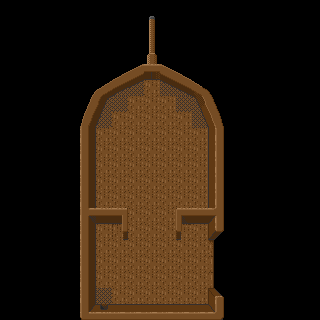

A 2D game scene composited from a Tiled map and its tileset images. What follows is a short description and the map's XML, with every tile layer's data as written:
An orthogonal 20x20 tile map with 16x16 px tiles, 2 tile layers (Boat, TrashZone), 2 tilesets and 12 objects (center, drop_zone0, a, b, c, ...).

<map version="1.2" tiledversion="1.2.1" orientation="orthogonal" renderorder="right-down" width="20" height="20" tilewidth="16" tileheight="16" infinite="0" nextlayerid="5" nextobjectid="34">
 <tileset firstgid="1" source="../WoodenTiles2.tsx" />
 <tileset firstgid="217" source="../Cargo.tsx" />
 <layer id="1" name="Boat" width="20" height="20">
  <data encoding="csv">
0,0,0,0,0,0,0,0,0,0,0,0,0,0,0,0,0,0,0,0,
0,0,0,0,0,0,0,0,0,73,0,0,0,0,0,0,0,0,0,0,
0,0,0,0,0,0,0,0,0,72,0,0,0,0,0,0,0,0,0,0,
0,0,0,0,0,0,0,0,0,71,0,0,0,0,0,0,0,0,0,0,
0,0,0,0,0,0,0,31,32,60,40,39,0,0,0,0,0,0,0,0,
0,0,0,0,0,27,28,29,30,3,38,37,36,35,0,0,0,0,0,0,
0,0,0,0,0,69,26,216,3,3,3,216,34,70,0,0,0,0,0,0,
0,0,0,0,0,65,66,3,3,3,3,3,67,68,0,0,0,0,0,0,
0,0,0,0,0,7,3,3,3,3,3,3,3,12,0,0,0,0,0,0,
0,0,0,0,0,7,3,3,3,3,3,3,3,12,0,0,0,0,0,0,
0,0,0,0,0,7,3,3,3,3,3,3,3,12,0,0,0,0,0,0,
0,0,0,0,0,7,3,3,3,3,3,3,3,12,0,0,0,0,0,0,
0,0,0,0,0,7,3,3,3,3,3,3,3,12,0,0,0,0,0,0,
0,0,0,0,0,17,19,42,3,3,3,46,19,16,0,0,0,0,0,0,
0,0,0,0,0,7,3,43,3,3,3,47,3,13,0,0,0,0,0,0,
0,0,0,0,0,7,3,3,3,3,3,3,3,0,0,0,0,0,0,0,
0,0,0,0,0,7,3,3,3,3,3,3,3,0,0,0,0,0,0,0,
0,0,0,0,0,7,3,3,3,3,3,3,3,0,0,0,0,0,0,0,
0,0,0,0,0,7,216,3,3,3,3,3,3,11,0,0,0,0,0,0,
0,0,0,0,0,21,22,23,23,23,23,23,23,24,0,0,0,0,0,0
</data>
 </layer>
 <layer id="2" name="TrashZone" width="20" height="20">
  <data encoding="csv">
0,0,0,0,0,0,0,0,0,0,0,0,0,0,0,0,0,0,0,0,
0,0,0,0,0,0,0,0,0,0,0,0,0,0,0,0,0,0,0,0,
0,0,0,0,0,0,0,0,0,0,0,0,0,0,0,0,0,0,0,0,
0,0,0,0,0,0,0,0,0,0,0,0,0,0,0,0,0,0,0,0,
0,0,0,0,0,0,0,0,0,0,0,0,0,0,0,0,0,0,0,0,
0,0,0,0,0,0,0,0,0,0,0,0,0,0,0,0,0,0,0,0,
0,0,0,0,0,0,0,0,0,0,0,0,0,0,0,0,0,0,0,0,
0,0,0,0,0,0,0,0,0,0,0,0,0,0,0,0,0,0,0,0,
0,0,0,0,0,0,0,0,0,0,0,0,0,0,0,0,0,0,0,0,
0,0,0,0,0,0,0,0,0,0,0,0,0,0,0,0,0,0,0,0,
0,0,0,0,0,0,0,0,0,0,0,0,0,0,0,0,0,0,0,0,
0,0,0,0,0,0,0,0,0,0,0,0,0,0,0,0,0,0,0,0,
0,0,0,0,0,0,0,0,0,0,0,0,0,0,0,0,0,0,0,0,
0,0,0,0,0,0,0,0,0,0,0,0,0,0,0,0,0,0,0,0,
0,0,0,0,0,0,0,0,0,0,0,0,0,0,0,0,0,0,0,0,
0,0,0,0,0,0,0,0,0,0,0,0,0,9,0,0,0,0,0,0,
0,0,0,0,0,0,0,0,0,0,0,0,0,10,0,0,0,0,0,0,
0,0,0,0,0,0,0,0,0,0,0,0,0,10,0,0,0,0,0,0,
0,0,0,0,0,0,0,0,0,0,0,0,0,0,0,0,0,0,0,0,
0,0,0,0,0,0,0,0,0,0,0,0,0,0,0,0,0,0,0,0
</data>
 </layer>
 <objectgroup id="3" name="KeyItems" opacity="0.4">
  <object id="1" name="center" x="153.5" y="197.5">
   <point />
  </object>
  <object id="2" name="drop_zone0" x="128.318" y="239.909" width="48" height="47.8182" />
 </objectgroup>
 <objectgroup id="4" name="Cargo">
  <properties>
   <property name="star1" type="int" value="20" />
   <property name="star2" type="int" value="33" />
   <property name="star3" type="int" value="38" />
  </properties>
  <object id="27" name="a" gid="224" x="98.1818" y="193.091" width="48" height="32" />
  <object id="22" name="b" gid="224" x="127.818" y="80.7273" width="48" height="32" rotation="90" />
  <object id="32" name="c" gid="238" x="191.333" y="207.667" width="16" height="16">
   <properties>
    <property name="infectable" type="bool" value="true" />
   </properties>
  </object>
  <object id="23" name="d" gid="224" x="96" y="112.364" width="48" height="32" rotation="90" />
  <object id="24" name="e" gid="224" x="206.727" y="113.091" width="48" height="32" rotation="180" />
  <object id="33" name="e2" gid="254" x="259" y="193" width="16" height="16" />
  <object id="25" name="f" gid="224" x="164.909" y="177.636" width="48" height="32" />
  <object id="26" name="g" gid="224" x="163.273" y="161.455" width="48" height="32" rotation="-90" />
  <object id="30" name="h" gid="253" x="112" y="223.5" width="48" height="32">
   <properties>
    <property name="bonus" type="bool" value="true" />
    <property name="bonus_description" value="Dusty Old Bones" />
    <property name="innate" type="bool" value="true" />
   </properties>
  </object>
  <object id="31" name="i" gid="222" x="143.5" y="191" width="48" height="32" rotation="90">
   <properties>
    <property name="innate" type="bool" value="true" />
   </properties>
  </object>
 </objectgroup>
</map>
